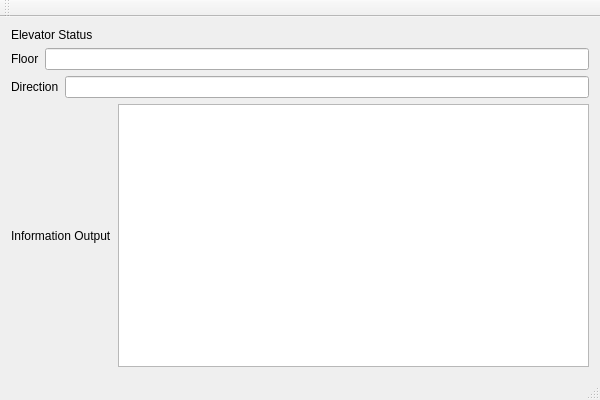
<?xml version="1.0" encoding="UTF-8"?>
<ui version="4.0">
 <class>MainWindowClass</class>
 <widget class="QMainWindow" name="MainWindowClass">
  <property name="geometry">
   <rect>
    <x>0</x>
    <y>0</y>
    <width>600</width>
    <height>400</height>
   </rect>
  </property>
  <property name="windowTitle">
   <string>MainWindow</string>
  </property>
  <widget class="QWidget" name="centralWidget">
   <layout class="QVBoxLayout" name="verticalLayout">
    <item>
     <widget class="QLabel" name="label_2">
      <property name="text">
       <string>Elevator Status</string>
      </property>
     </widget>
    </item>
    <item>
     <layout class="QHBoxLayout" name="horizontalLayout_2">
      <item>
       <widget class="QLabel" name="label_3">
        <property name="text">
         <string>Floor</string>
        </property>
       </widget>
      </item>
      <item>
       <widget class="QLineEdit" name="lineEdit"/>
      </item>
     </layout>
    </item>
    <item>
     <layout class="QHBoxLayout" name="horizontalLayout_3">
      <item>
       <widget class="QLabel" name="label_4">
        <property name="text">
         <string>Direction</string>
        </property>
       </widget>
      </item>
      <item>
       <widget class="QLineEdit" name="Direction"/>
      </item>
     </layout>
    </item>
    <item>
     <layout class="QHBoxLayout" name="horizontalLayout">
      <item>
       <widget class="QLabel" name="label">
        <property name="text">
         <string>Information Output</string>
        </property>
       </widget>
      </item>
      <item>
       <widget class="QTextBrowser" name="textBrowser"/>
      </item>
     </layout>
    </item>
   </layout>
  </widget>
  <widget class="QMenuBar" name="menuBar">
   <property name="geometry">
    <rect>
     <x>0</x>
     <y>0</y>
     <width>600</width>
     <height>22</height>
    </rect>
   </property>
  </widget>
  <widget class="QToolBar" name="mainToolBar">
   <attribute name="toolBarArea">
    <enum>TopToolBarArea</enum>
   </attribute>
   <attribute name="toolBarBreak">
    <bool>false</bool>
   </attribute>
  </widget>
  <widget class="QStatusBar" name="statusBar"/>
 </widget>
 <layoutdefault spacing="6" margin="11"/>
 <resources>
  <include location="MainWindow.qrc"/>
 </resources>
 <connections/>
</ui>
